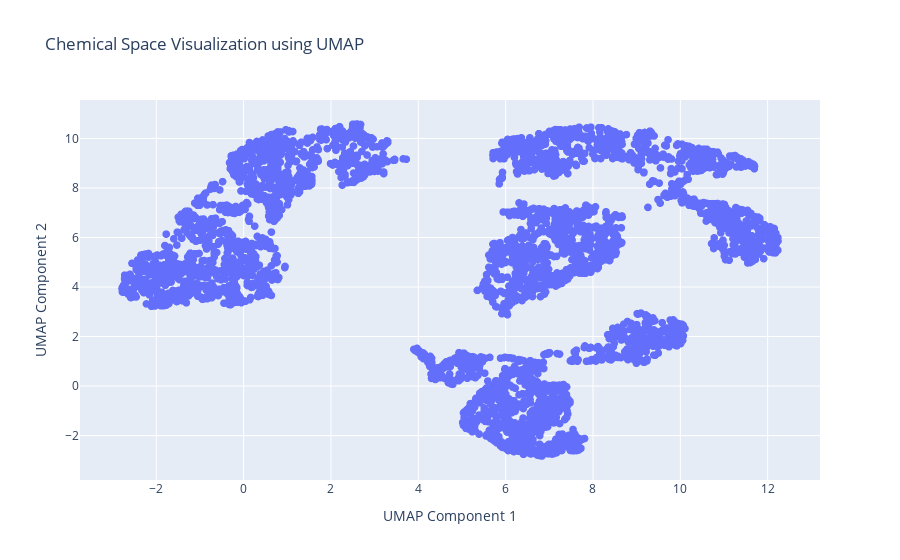

The notebook cell saved with this chart:
### Code cell
# 9. Visualize with UMAP
if 'scaled_features' in locals() and scaled_features.shape[0] > 1: # UMAP also needs more than 1 sample
    n_neighbors_value = min(15, scaled_features.shape[0] - 1)
    if n_neighbors_value > 1: # UMAP n_neighbors must be > 1
        reducer = umap.UMAP(n_neighbors=n_neighbors_value, n_components=2, min_dist=0.1, random_state=42)
        umap_results = reducer.fit_transform(scaled_features)

        umap_df = pd.DataFrame(data=umap_results,
                               columns=['UMAP Component 1', 'UMAP Component 2'])
        umap_df.index = molecule_names # Assuming molecule_names is aligned

        fig_umap = plot_scatter_plotly_2d(
            df=umap_df,
            x_col='UMAP Component 1',
            y_col='UMAP Component 2',
            text_col_data=umap_df.index,
            title='Chemical Space Visualization using UMAP',
            labels_dict={
                'UMAP Component 1': 'UMAP Component 1',
                'UMAP Component 2': 'UMAP Component 2'
            },
            marker_size=8,
            text_position='top right',
            add_zerolines=False # UMAP axes don't typically have meaning at zero
        )
        fig_umap.show()

        # Original Matplotlib/Seaborn code:
        # plt.figure(figsize=(12, 8))
        # sns.scatterplot(x='UMAP Component 1', y='UMAP Component 2', data=umap_df, s=100, legend=False)
        # for i, name in enumerate(umap_df.index):
        #     plt.annotate(name, (umap_df.iloc[i, 0], umap_df.iloc[i, 1]), textcoords="offset points", xytext=(5,5), ha='left')
        # plt.title('Chemical Space Visualization using UMAP')
        # plt.xlabel('UMAP Component 1')
        # plt.ylabel('UMAP Component 2')
        # plt.grid(True)
        # plt.show()
    else:
        print("Skipping UMAP: Not enough samples for the chosen n_neighbors.")
else:
    print("Skipping UMAP: Not enough samples or scaled_features not available.")

### Figure 1 — Plotly figure (JSON) as saved in the notebook; plotly's stock layout.template omitted (floating-point values rounded to 4 significant figures; data arrays with more than 128 entries replaced by an {"elided": "..."} marker saying what was removed)
{"data": [{"hovertemplate": "%{hovertext}<extra></extra>", "hovertext": {"elided": "5000 str values"}, "legendgroup": "", "marker": {"color": "#636efa", "size": 8, "symbol": "circle"}, "mode": "markers", "name": "", "showlegend": false, "type": "scattergl", "x": {"elided": "5000 float values"}, "xaxis": "x", "y": {"elided": "5000 float values"}, "yaxis": "y"}], "layout": {"legend": {"tracegroupgap": 0}, "title": {"text": "Chemical Space Visualization using UMAP"}, "xaxis": {"anchor": "y", "domain": [0, 1], "title": {"text": "UMAP Component 1"}, "zeroline": false}, "yaxis": {"anchor": "x", "domain": [0, 1], "title": {"text": "UMAP Component 2"}, "zeroline": false}}}
